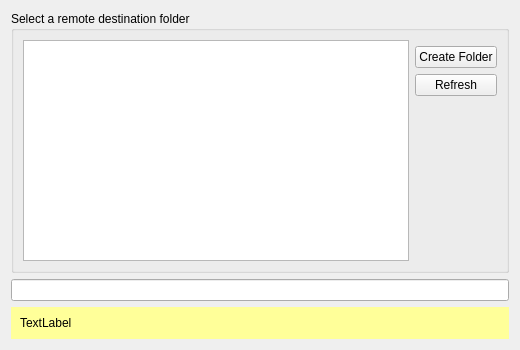
<?xml version="1.0" encoding="UTF-8"?>
<ui version="4.0">
 <class>FolderWizardTargetPage</class>
 <widget class="QWidget" name="FolderWizardTargetPage">
  <property name="geometry">
   <rect>
    <x>0</x>
    <y>0</y>
    <width>520</width>
    <height>350</height>
   </rect>
  </property>
  <property name="windowTitle">
   <string>Form</string>
  </property>
  <layout class="QGridLayout" name="gridLayout_6">
   <item row="1" column="0">
    <widget class="QLineEdit" name="folderEntry"/>
   </item>
   <item row="2" column="0">
    <widget class="QFrame" name="warnFrame">
     <property name="palette">
      <palette>
       <active>
        <colorrole role="Base">
         <brush brushstyle="SolidPattern">
          <color alpha="255">
           <red>255</red>
           <green>255</green>
           <blue>255</blue>
          </color>
         </brush>
        </colorrole>
        <colorrole role="Window">
         <brush brushstyle="SolidPattern">
          <color alpha="255">
           <red>255</red>
           <green>255</green>
           <blue>153</blue>
          </color>
         </brush>
        </colorrole>
       </active>
       <inactive>
        <colorrole role="Base">
         <brush brushstyle="SolidPattern">
          <color alpha="255">
           <red>255</red>
           <green>255</green>
           <blue>255</blue>
          </color>
         </brush>
        </colorrole>
        <colorrole role="Window">
         <brush brushstyle="SolidPattern">
          <color alpha="255">
           <red>255</red>
           <green>255</green>
           <blue>153</blue>
          </color>
         </brush>
        </colorrole>
       </inactive>
       <disabled>
        <colorrole role="Base">
         <brush brushstyle="SolidPattern">
          <color alpha="255">
           <red>255</red>
           <green>255</green>
           <blue>153</blue>
          </color>
         </brush>
        </colorrole>
        <colorrole role="Window">
         <brush brushstyle="SolidPattern">
          <color alpha="255">
           <red>255</red>
           <green>255</green>
           <blue>153</blue>
          </color>
         </brush>
        </colorrole>
       </disabled>
      </palette>
     </property>
     <property name="autoFillBackground">
      <bool>true</bool>
     </property>
     <property name="frameShape">
      <enum>QFrame::NoFrame</enum>
     </property>
     <property name="frameShadow">
      <enum>QFrame::Raised</enum>
     </property>
     <layout class="QGridLayout" name="gridLayout_5">
      <item row="0" column="0">
       <layout class="QHBoxLayout" name="horizontalLayout">
        <item>
         <widget class="QLabel" name="warnLabel">
          <property name="autoFillBackground">
           <bool>true</bool>
          </property>
          <property name="frameShape">
           <enum>QFrame::NoFrame</enum>
          </property>
          <property name="frameShadow">
           <enum>QFrame::Plain</enum>
          </property>
          <property name="text">
           <string>TextLabel</string>
          </property>
          <property name="textFormat">
           <enum>Qt::RichText</enum>
          </property>
          <property name="wordWrap">
           <bool>true</bool>
          </property>
          <property name="margin">
           <number>3</number>
          </property>
         </widget>
        </item>
       </layout>
      </item>
     </layout>
    </widget>
   </item>
   <item row="0" column="0">
    <widget class="QGroupBox" name="groupBox">
     <property name="title">
      <string>Select a remote destination folder</string>
     </property>
     <property name="flat">
      <bool>true</bool>
     </property>
     <property name="checkable">
      <bool>false</bool>
     </property>
     <layout class="QGridLayout" name="gridLayout">
      <item row="1" column="1">
       <widget class="QPushButton" name="addFolderButton">
        <property name="text">
         <string>Create Folder</string>
        </property>
       </widget>
      </item>
      <item row="3" column="1">
       <spacer name="verticalSpacer_2">
        <property name="orientation">
         <enum>Qt::Vertical</enum>
        </property>
        <property name="sizeHint" stdset="0">
         <size>
          <width>20</width>
          <height>40</height>
         </size>
        </property>
       </spacer>
      </item>
      <item row="2" column="1">
       <widget class="QPushButton" name="refreshButton">
        <property name="text">
         <string>Refresh</string>
        </property>
       </widget>
      </item>
      <item row="0" column="0" rowspan="4">
       <widget class="QTreeWidget" name="folderTreeWidget">
        <property name="sortingEnabled">
         <bool>true</bool>
        </property>
        <property name="headerHidden">
         <bool>true</bool>
        </property>
        <column>
         <property name="text">
          <string>Folders</string>
         </property>
        </column>
       </widget>
      </item>
     </layout>
    </widget>
   </item>
  </layout>
 </widget>
 <resources/>
 <connections/>
</ui>
